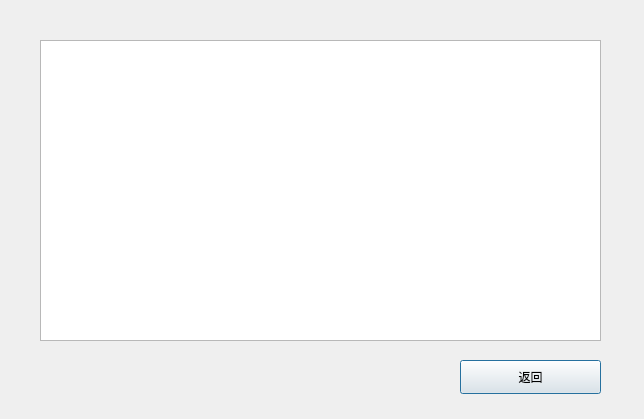
<?xml version="1.0" encoding="UTF-8"?>
<ui version="4.0">
 <class>Dialog_hint</class>
 <widget class="QDialog" name="Dialog_hint">
  <property name="geometry">
   <rect>
    <x>0</x>
    <y>0</y>
    <width>644</width>
    <height>419</height>
   </rect>
  </property>
  <property name="windowTitle">
   <string>提示</string>
  </property>
  <widget class="QTextEdit" name="textEdit_hint">
   <property name="geometry">
    <rect>
     <x>40</x>
     <y>40</y>
     <width>561</width>
     <height>301</height>
    </rect>
   </property>
  </widget>
  <widget class="QPushButton" name="pushButton_back">
   <property name="geometry">
    <rect>
     <x>460</x>
     <y>360</y>
     <width>141</width>
     <height>34</height>
    </rect>
   </property>
   <property name="text">
    <string>返回</string>
   </property>
  </widget>
 </widget>
 <resources/>
 <connections/>
</ui>
